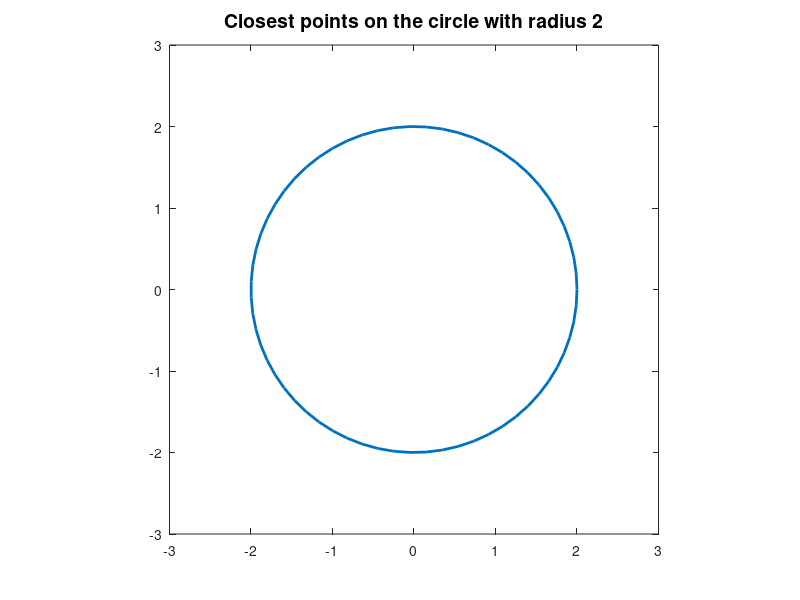

Recreate this plot in MATLAB. (Note: this script raises an error after producing the figure.)
% Question 1: demostratig the closest point computation for a circle.
R = 2;
numpoints = 50;
point = zeros(2, 2);
[Cx, Cy] = pol2cart(linspace(0, 2*pi, 64), R);
figure(1)
plot(Cx, Cy, 'linewidth', 2), hold on
axis([-R*3/2 R*3/2 -R*3/2 R*3/2]); axis square
title(['Closest points on the circle with radius ', num2str(R, 1)],...
    'Fontsize', 14)
for j = 1:numpoints
    point(1, :) = 3*R*rand([2 1]) - 3*R/2;
    point(2, :) = cp_circle(point(1, :), R);
    figure(1), plot(point(:, 1), point(:, 2), '-*', 'linewidth', 2)
end, hold off
function cpV = cp_circle(V, R), cpV = R/norm(V, 2)*V; end    